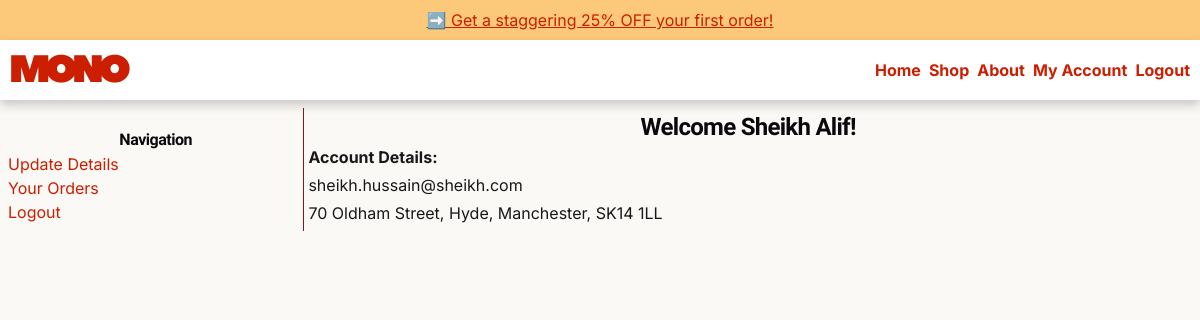
Before: /account (signed in) with the older database file.
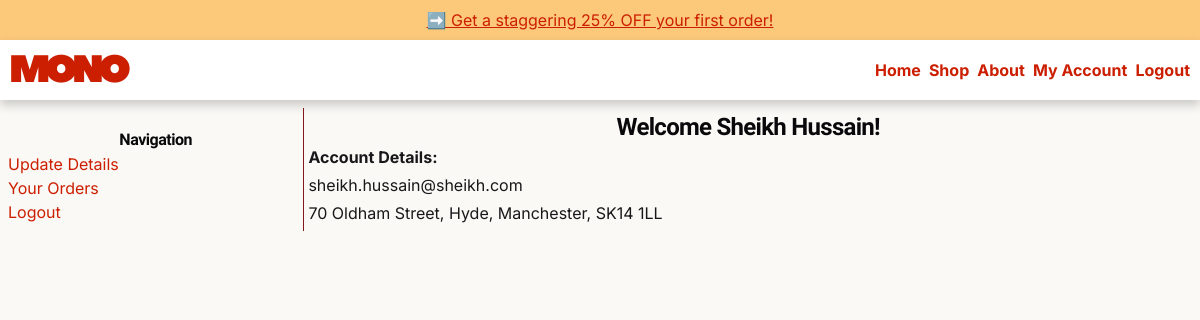
After: the same page with the newer database file.
### tables this page shows
CREATE TABLE "users" (
	"user_id"	INTEGER NOT NULL UNIQUE,
	"firstname"	TEXT NOT NULL,
	"surname"	TEXT NOT NULL,
	"email"	TEXT NOT NULL UNIQUE,
	"password"	TEXT NOT NULL,
	"address"	TEXT NOT NULL,
	"user_created_at"	TEXT NOT NULL,
	PRIMARY KEY("user_id" AUTOINCREMENT)
);

### app.py (the view)
@app.route("/account")
@login_required
def account():
    title = "My Account"
    user_id = session["user_id"]
    connection = connect_db()
    cursor = connection.cursor()
    cursor.execute("""SELECT * FROM users WHERE user_id = ?;""", (user_id,))
    user = cursor.fetchone()
    connection.close()
    return render_template("pages/customer/account.html", title=title, user=user)

### app.py (called while the page is built)
@app.after_request
def after_request(response):
    response.headers["Cache-Control"] = "no-cache, no-store, must-revalidate"
    response.headers["Expires"] = 0
    response.headers["Pragma"] = "no-cache"
    return response

### helpers.py (called while the page is built)
def connect_db():
    connection = sqlite3.connect("instance/shop.db", timeout=10)
    connection.execute("PRAGMA foreign_keys = ON")
    connection.row_factory = sqlite3.Row
    return connection

def login_required(f):
    @wraps(f)
    def decorated_function(*args, **kwargs):
        if session.get("user_id") is None:
            return redirect(url_for("login"))
        return f(*args, **kwargs)
    return decorated_function

### templates/pages/customer/account.html (shortened to what this page needs)
{% extends 'layout.html' %} {% block content %}
<section>
  <div class="flex w-full p-2">
    <div class="flex h-full w-1/2 flex-col lg:w-1/3">
      <h4 class="mt-5 text-center font-bold">Navigation</h4>
      <nav>
        <ul>
          <li><a href="#">Update Details</a></li>
          <li><a href="#">Your Orders</a></li>
          <li><a href=" {{url_for('logout')}} ">Logout</a></li>
        </ul>
      </nav>
    </div>
    <div class="h-full w-full border-l border-red-900 p-1">
      <h3 class="text-center">
        Welcome {{user['firstname']}} {{user['surname']}}!
      </h3>
      <p class="font-bold">Account Details:</p>
      <div>
        <p>{{user['email']}}</p>
        <p>{{user['address']}}</p>
      </div>
    </div>
  </div>
</section>
{% endblock %}

### templates/layout.html (shortened to what this page needs)
<!doctype html>
<html lang="en">
  <head>
    <link
      rel="stylesheet"
      href="{{ url_for('static', filename='css/output.css') }}"
    />
  </head>
  <body class="overflow-x-hidden">
    {% if session['admin_id'] %}
    <header>{% include 'parts/admin_header.html' %}</header>
    {% else %}
    <header>{% include 'parts/header.html' %}</header>
    {% endif %}
    <main>{% block content %}{% endblock %}</main>
  </body>
</html>

### templates/parts/header.html (shortened to what this page needs)
<a href="#"
  ><div
    class="flex min-h-10 w-full items-center justify-center bg-amber-500/50 p-0.5 text-center"
  >
    <span>➡️ Get a staggering 25% OFF your first order!</span>
  </div></a
>
<div
  class="flex min-h-15 w-full items-center justify-between rounded-b-md border-b-black bg-white p-2.5 text-center align-middle shadow-[0_5px_10px_rgba(0,0,0,0.2)] lg:rounded-none"
>
  <a href="{{ url_for('home') }}">
    <div class="flex min-h-10 min-w-30">
      <img
        src="{{ url_for('static', filename='media/logo.png') }}"
        alt="logo"
      /></div
  ></a>
  <div
    class="hidden lg:flex lg:h-10 lg:items-center lg:justify-center lg:align-middle"
  >
    <nav class="flex">
      <ul class="flex gap-2 font-bold">
        <li><a href="{{ url_for('home') }}">Home</a></li>
        <li><a href="{{ url_for('all_products')}}">Shop</a></li>
        <li><a href="{{ url_for('about') }}">About</a></li>
        {% if not session %}
        <li><a href="{{ url_for('login') }}">Login/Register</a></li>
        {% else %}
        <li><a href="{{ url_for('account') }}">My Account</a></li>
        <li><a href="{{ url_for('logout') }}">Logout</a></li>
        {% endif %}
      </ul>
    </nav>
  </div>
</div>

Changed rows visible on the page:
changed users "Sheikh": surname "Alif" → "Hussain"
